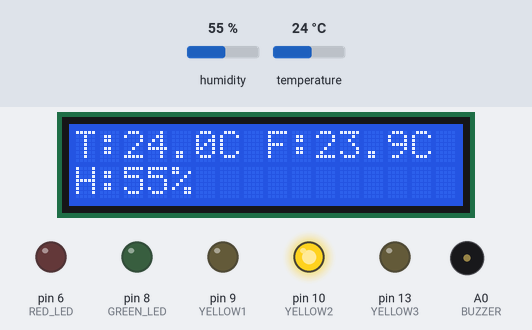
Recording of a sketch running on a simulated Arduino Uno, built with avr-gcc and run on an emulated ATmega328P. Shown: 16×2 character LCD, output pins drawn as LEDs (lit = HIGH), buzzer (waves = sounding, pin HIGH). Inputs (shaded band) come from the test bench; at power-on: humidity 55 %, temperature 24 °C. What the sketch prints to the serial monitor is not drawn.

Above: at 1.2 s.
1.3 s: humidity set to 78 %
At 3.1 s:
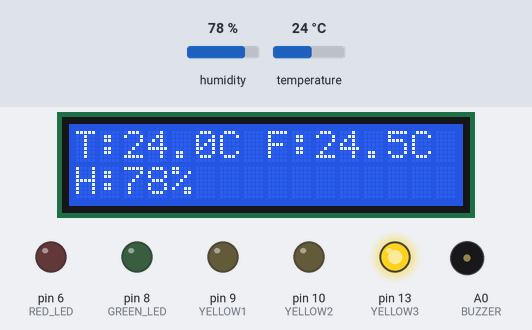
4.0 s: humidity set to 81 %
At 5.8 s:
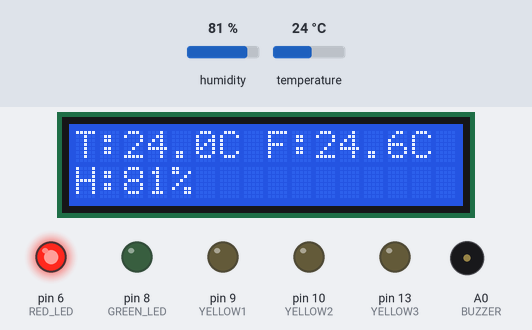
6.7 s: humidity set to 22 %
At 8.1 s:
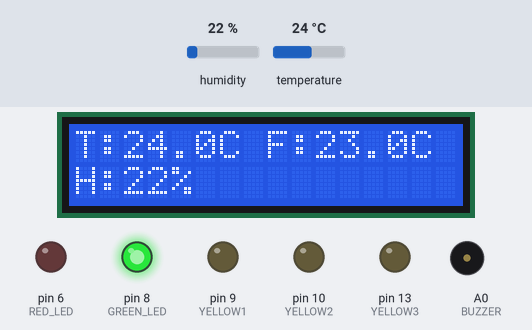
9.4 s: humidity set to 40 %
At 10.7 s:
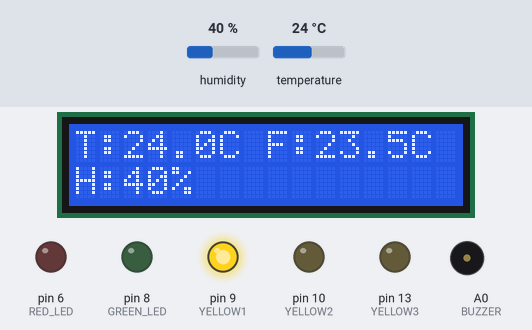
12.1 s: temperature set to 12 °C
At 14.8 s:
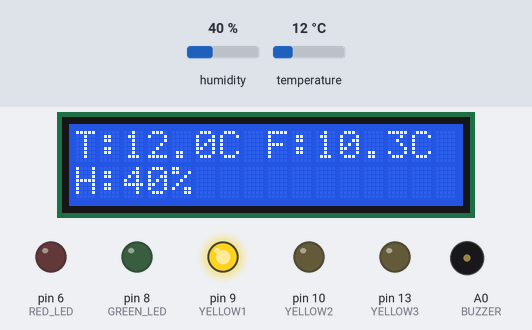
Timing chart, 0 to 15.9 s (numbered marks = the images above; inputs shaded):
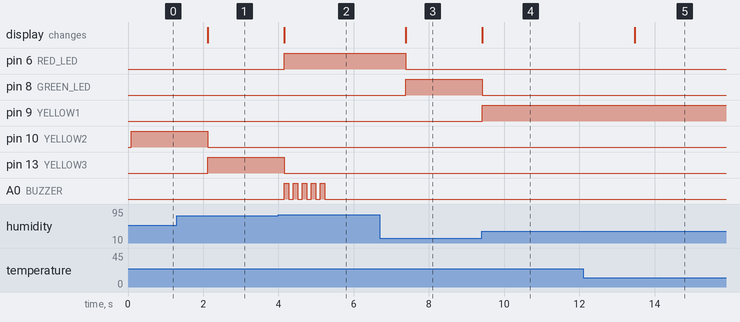

Measured:
- the behaviour switches between 79 and 80 % on humidity (found by bisection; images 1 and 2)
- after the input at 1.3 s, pin 10 (YELLOW2): HIGH → LOW after 0.82 s; pin 13 (YELLOW3): LOW → HIGH after 0.82 s; the display: changes after 0.82 s (image 1)
- after the input at 4.0 s, pin 6 (RED_LED): LOW → HIGH after 0.15 s; pin 13 (YELLOW3): HIGH → LOW after 0.15 s; A0 (BUZZER): alternates HIGH for 0.12 s and LOW for 0.12 s, 10 changes in all, then stays LOW, starting after 0.15 s; the display: changes after 0.15 s (image 2)
- after the input at 6.7 s, pin 6 (RED_LED): HIGH → LOW after 0.68 s; pin 8 (GREEN_LED): LOW → HIGH after 0.68 s; the display: changes after 0.68 s (image 3)
- after the input at 9.4 s, pin 8 (GREEN_LED): HIGH → LOW at once; pin 9 (YELLOW1): LOW → HIGH at once; the display: changes at once (image 4)
- after the input at 12.1 s, the display: changes after 1.4 s (image 5)

The sketch:

TempAndHumidyPlotter.ino
```cpp
#include <LiquidCrystal.h>
#include <DHT.h>

#define DHTPIN 7
#define DHTTYPE DHT11
#define GREEN_LED 8
#define YELLOW1 9
#define YELLOW2 10
#define YELLOW3 13
#define RED_LED 6
#define BUZZER A0

DHT dht(DHTPIN, DHTTYPE);
LiquidCrystal lcd(12, 11, 5, 4, 3, 2);

//buzzer state memory
bool redAlertActive = false;


//LED resets
void clearLEDs() {
  digitalWrite(GREEN_LED, LOW);
  digitalWrite(YELLOW1, LOW);
  digitalWrite(YELLOW2, LOW);
  digitalWrite(YELLOW3, LOW);
  digitalWrite(RED_LED, LOW);
}
//buzzer function
void beepFiveTimes() {
  for(int i = 0; i < 5; i++) {
    digitalWrite(BUZZER, HIGH);
    delay(120);
    digitalWrite(BUZZER, LOW);
    delay(120);
  }
}
void setup() {
  lcd.begin(16, 2);
  dht.begin();
  Serial.begin(9600);

  pinMode(GREEN_LED, OUTPUT);
  pinMode(YELLOW1, OUTPUT);
  pinMode(YELLOW2, OUTPUT);
  pinMode(YELLOW3, OUTPUT);
  pinMode(RED_LED, OUTPUT);
  pinMode(BUZZER, OUTPUT);
}
void loop() {

  float humidity = dht.readHumidity();
  float temperature = dht.readTemperature();

  if (isnan(humidity) || isnan(temperature)) {
    Serial.println("Sensor error");
    return;
  }

  //heat index calculation
  float heatIndex = dht.computeHeatIndex(temperature, humidity, false);

  //serial output
  Serial.print(temperature);
  Serial.print(",");
  Serial.print(humidity);
  Serial.print(",");
  Serial.println(heatIndex);

  //LCD display
  lcd.clear();

  lcd.setCursor(0,0);
  lcd.print("T:");
  lcd.print(temperature,1);
  lcd.print("C F:");
  lcd.print(heatIndex,1);
  lcd.print("C");

  lcd.setCursor(0,1);
  lcd.print("H:");
  lcd.print(humidity,0);
  lcd.print("%");

  //LED logic
  clearLEDs();

  if (humidity <= 30) {
    digitalWrite(GREEN_LED, HIGH);
    redAlertActive = false;
  }
  else if (humidity < 45) {
    digitalWrite(YELLOW1, HIGH);
    redAlertActive = false;
  }
  else if (humidity < 60) {
    digitalWrite(YELLOW2, HIGH);
    redAlertActive = false;
  }
  else if (humidity < 80) {
    digitalWrite(YELLOW3, HIGH);
    redAlertActive = false;
  }
  else {
    digitalWrite(RED_LED, HIGH);

    //buzz only 5 times
    if (!redAlertActive) {
      beepFiveTimes();
      redAlertActive = true;
    }
  }

  delay(2000);
}
```
